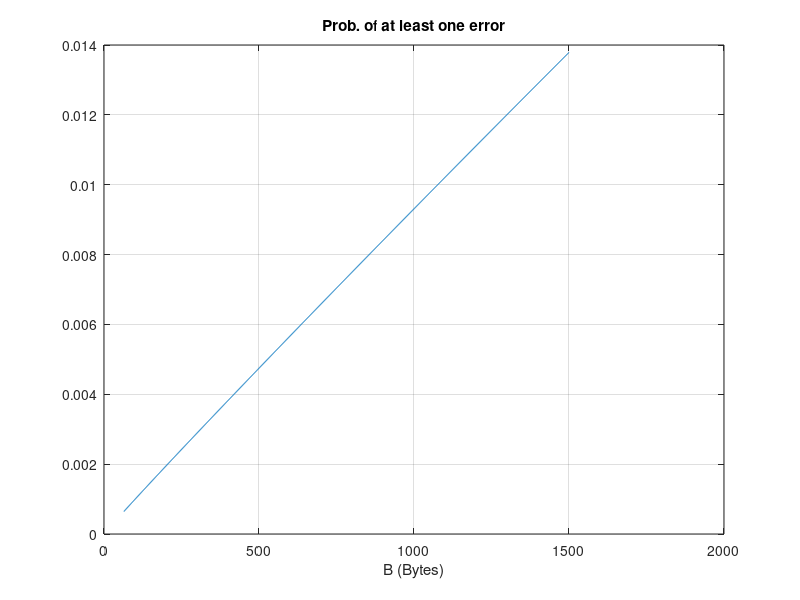
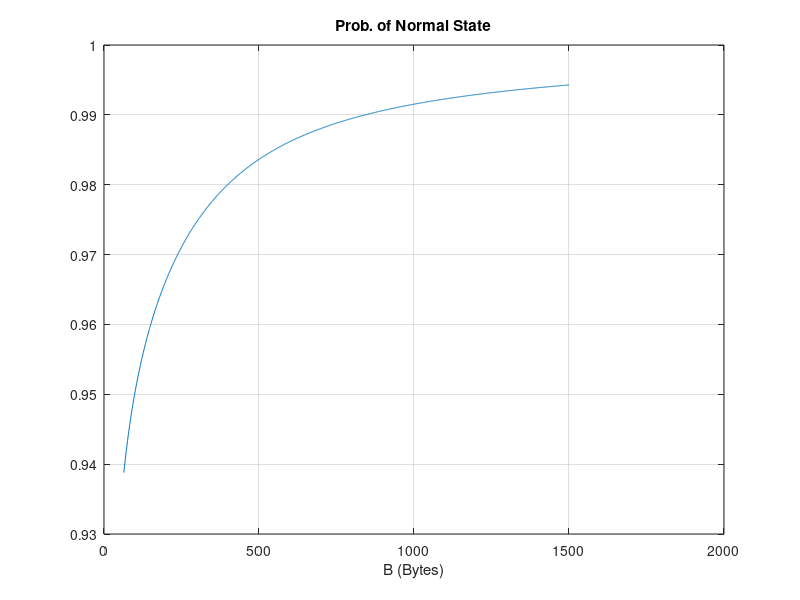
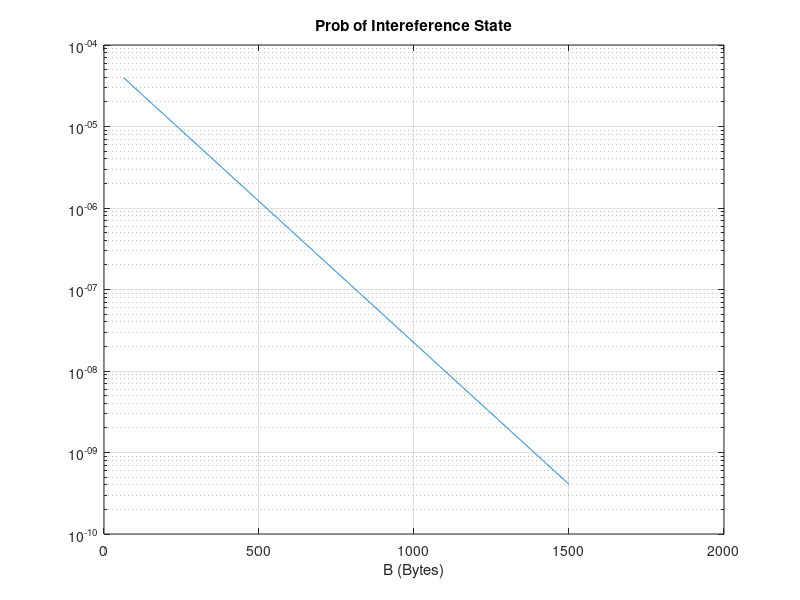

Write the MATLAB code that produced these figures, in order.
% Consider a wireless link between multiple stations for data communications. The bit error rate
% (ber) introduced by the wireless link (due to the variation of the propagation and interference
% factors along with time) is approximately given by the following Markov
% chain: (image on the PDF).
% where the state transition rates are in number of transitions per hour. Consider that the link is
% in an interference state when its ber is at least 10-3 and in a normal state, otherwise. Assume
% that all stations detect with a probability of 100% when the data frames sent by the other stations
% are received with errors. Determine:

% a) the probability of the link being in each of the five states; answer:
% 9.86*10-1 (10-6), 1.31*10-2 (10-5), 6.57*10-4 (10-4), 6.57*10-5 (10-3), 1.31*10-5 (10-2).
fprintf('Task 3\n');
pi0 = 1/(1 + 8/600 + 8/600*5/100 + 8/600*5/100*2/20 + 8/600*5/100*2/20*1/5);
pi1 = pi0*8/600;
pi2 = pi0*8/600*5/100;
pi3 = pi0*8/600*5/100*2/20;
pi4 = pi0*8/600*5/100*2/20*1/5;
p = [pi0, pi1, pi2, pi3, pi4];
fprintf('3.a)\n');
fprintf('1e-6: %.2e; 1e-5: %.2e; 1e-4 %.2e; 1e-3: %.2e; 1e-2: %.2e', p)


% b) the average percentage of time the link is in each of the five states; answer:
% 9.8610-1 (10-6), 1.3110-2 (10-5), 6.5710-4 (10-4), 6.5710-5 (10-3), 1.3110-5 (10-2)
fprintf('\n3.b)\n');
% The probability j gives also the percentage of time that the process is
% in state j.
fprintf('1e-6: %.2e; 1e-5: %.2e; 1e-4 %.2e; 1e-3: %.2e; 1e-2: %.2e', p)

% c) the average ber of the link; answer: 1.3810-6
fprintf('\n3.c)\n');
ber_aux = [1e-6, 1e-5, 1e-4, 1e-3, 1e-2];
ber = sum(p.*ber_aux);
fprintf('ber: %.2e;', ber)

% d) the average holding time (in minutes) of the link in each of the five states;
% answer: 7.5 min (10-6), 0.10 min (10-5), 0.59 min (10-4), 2.86 min (10-3), 12.0 min (10-2)

fprintf('\n3.d)');
t0 = (1/8) * 60;
t1 = (1/(5+600)) * 60;
t2 = (1/(2+100)) * 60;
t3 = (1/(1+20)) * 60;
t4 = (1/5) * 60;
fprintf('\nanswer: %.1f (10^-6), %.2f (10^-5), %.2f (10^-4), %.2f (10^-3), %.1f (10^-2)', t0, t1, t2, t3, t4);

% e) the probability of the link being in the normal state and in interference state; 
% answer: 0.999921 (normal), 7.8910-5 (interference)

% Consider that the link is in an interference state when its ber is at least 10-3 and in a normal state, otherwise.
fprintf('\n3.e)');
pinterf = pi3 + pi4;
pnormal = pi0 + pi1 + pi2;
fprintf('\nanswer: %.6f (normal), %.2e (interference)', pnormal, pinterf);

% f) the average ber of the link when it is in the normal state and when it is in the interference
% state; answer: 1.18*10-6 (normal), 2.50*10-3 (interference)
fprintf('\n3.f)');
bernormal = (pi0*1e-6 + pi1*1e-5 + pi2*1e-4) / pnormal;
berinterf = (pi3*1e-3 + pi4*1e-2) / pinterf;
fprintf('\nanswer: %.2e (normal), %.2e (interference)', bernormal, berinterf);

% g) considering a data frame of size B (in Bytes) sent by one source station to a destination
% station, draw a plot with the same look as the plot below of the probability of the packet
% being received by the destination station with at least one error as a function of the packet
% size (from 64 Bytes up to 1500 Bytes); analyze and justify the results;

x = 64:1500;
perr1 = 1 - (((1 - (1e-6)).^(x.* 8)));
perr2 = 1 - (((1 - (1e-5)).^(x.* 8)));
perr3 = 1 - (((1 - (1e-4)).^(x.* 8)));
perr4 = 1 - (((1 - (1e-3)).^(x.* 8)));
perr5 = 1 - (((1 - (1e-2)).^(x.* 8)));
prob = perr1 * pi0 + perr2 * pi1 + perr3 * pi2 + perr4 * pi3 + perr5 * pi4;
figure(1)
plot(x, prob)
grid
title("Prob. of at least one error");
xlabel("B (Bytes)");
grid on

% h) considering that a data frame of size B (in Bytes) sent by one source station is received
% with at least one error by the destination station, draw a plot with the same look as the
% plot below of the probability of the link being in the normal state as a function of the
% packet size (from 64 Bytes up to 1500 Bytes); analyze and justify the results;

probnormal = (perr1.*pi0 + perr2.*pi1 + perr3.*pi2) ./ (perr1.*pi0 + perr2.*pi1 + perr3.*pi2 + perr4.*pi3 + perr5.*pi4);
figure(2)
plot(x, probnormal)
grid
title("Prob. of Normal State");
xlabel("B (Bytes)");
grid on

% i) considering that a data frame of size B (in Bytes) sent by one source station is received
% without errors by the destination station, draw a plot with the same look as the plot below
% (use the MATLAB function semilogy) of the probability of the link being in the
% interference state as a function of the packet size (from 64 Bytes up to 1500 Bytes);
% analyze and justify the results;

psemerros1 = (1 - 1e-6).^(x.* 8);
psemerros2 = (1 - 1e-5).^(x.* 8);
psemerros3 = (1 - 1e-4).^(x.* 8);
psemerros4 = (1 - 1e-3).^(x.* 8);
psemerros5 = (1 - 1e-2).^(x.* 8);

probinterf = (psemerros4.*pi3 + psemerros5.*pi4)./ (psemerros1.*pi0 + psemerros2.*pi1 + psemerros3.*pi2 + psemerros4.*pi3 + psemerros5.*pi4);

figure(3)
semilogy(x, probinterf)
title("Prob of Intereference State");
xlabel("B (Bytes)");
grid on